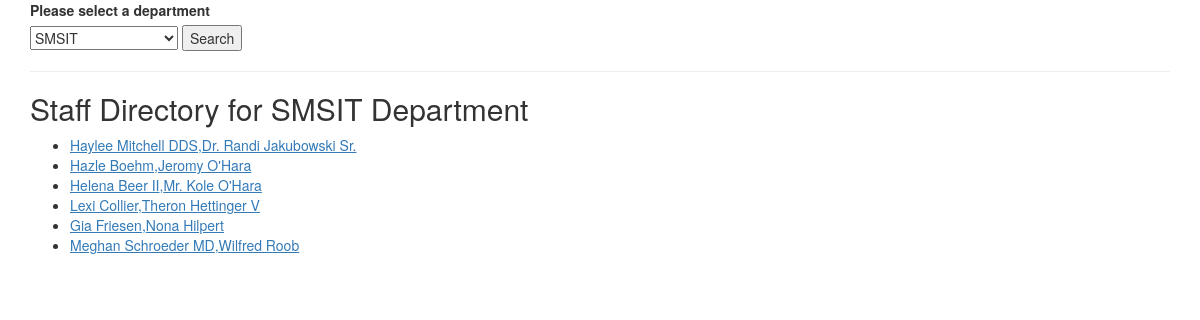
Page /index.php?department=SMSIT on the committed database.
### tables this page shows
CREATE TABLE IF NOT EXISTS `staffdirectory` (
  `id` int(11) NOT NULL,
  `fname` varchar(100) NOT NULL,
  `lname` varchar(100) NOT NULL,
  `email` varchar(100) NOT NULL,
  `profile` varchar(200) NOT NULL,
  `department` varchar(100) NOT NULL
);

### Staff.php (called while the page is built, shortened)
<?php
class Staff {
    private $db;
    public function __construct($db) {
        $this->db = $db;
    }
    public function getDepartments() {
        $sql = "SELECT DISTINCT(department) FROM staffdirectory";
        $pdostmt = $this->db->prepare($sql);
        $pdostmt->execute();
        $departments = $pdostmt->fetchAll(PDO::FETCH_ASSOC);
        return $departments;
    }
    public function getStaffsByDepartment($department) {
        $sql = "SELECT * FROM staffdirectory WHERE department = :department";
        $pdostmt = $this->db->prepare($sql);
        $pdostmt->bindValue(':department', $department, PDO::PARAM_STR);
        $pdostmt->execute();
        $staffs = $pdostmt->fetchAll(PDO::FETCH_ASSOC);
        return $staffs;
    }
}

### index.php (the view, shortened to what this page needs)
<?php
require "Database.php";
require "Staff.php";
$db = Database::dbConnect();
$staff = new Staff($db);
$departments = $staff->getDepartments();
$department = "";
if (isset($_GET["department"])) {
    $department = $_GET["department"];
    $staffs = $staff->getStaffsByDepartment($department);
}
?>
<!DOCTYPE html>
<html lang="en">
    <head>
        <link rel="stylesheet" href="https://maxcdn.bootstrapcdn.com/bootstrap/3.3.7/css/bootstrap.min.css">
        <link rel="stylesheet" href="style.css">
    </head>
    <body>
        <div class="container">
            <form action="index.php" method="GET">
                <div class="form-group">
                    <label for="department">Please select a department</label>
                    <select name="department">
                        <?php foreach($departments as $d) {?>
                        <option value="<?=$d["department"]?>" <?=($d["department"] == $department) ? "selected" : ""?> ><?=$d["department"]?></option>
                        <?php } ?>
                    </select>
                    <input type="submit" value="Search" />
                </div>
            </form>
            <?php if (count($staffs) > 0) { ?>
            <div id="staffs">
                <hr />
                <h2>Staff Directory for <?=$department?> Department</h2>
                <ul>
                    <?php foreach($staffs as $s) {
                        $staffLink = 'index.php?department=' . $department . '&staffid=' . $s['id'];
                    ?>
                    <li><a href="<?=$staffLink?>"><?=($s["fname"] . ',' . $s["lname"])?></a></li>
                    <?php } ?>
                </ul>
            </div>
            <?php } ?>
        </div>
    </body>
</html>

### style.css (style rules this page uses)
label { display: block; }
a { text-decoration: underline; }

### rows in the picture
staffdirectory: fname "Haylee Mitchell DDS", lname "Dr. Randi Jakubowski Sr."
staffdirectory: fname "Hazle Boehm", lname "Jeromy O'Hara"
staffdirectory: fname "Helena Beer II", lname "Mr. Kole O'Hara"
staffdirectory: fname "Lexi Collier", lname "Theron Hettinger V"
staffdirectory: fname "Gia Friesen", lname "Nona Hilpert"
staffdirectory: fname "Meghan Schroeder MD", lname "Wilfred Roob"

### other values in the picture
$department "SMSIT"
form field department "SMSIT"
